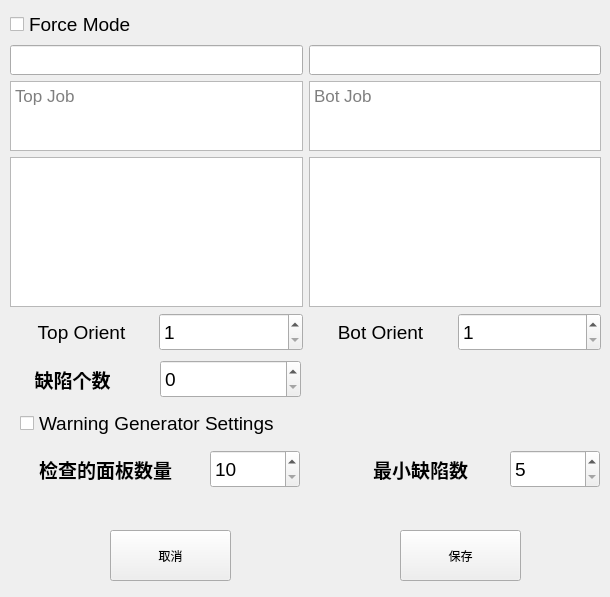
<?xml version="1.0" encoding="UTF-8"?>
<ui version="4.0">
 <class>settingWidget</class>
 <widget class="QWidget" name="settingWidget">
  <property name="geometry">
   <rect>
    <x>0</x>
    <y>0</y>
    <width>610</width>
    <height>597</height>
   </rect>
  </property>
  <property name="windowTitle">
   <string>Form</string>
  </property>
  <widget class="QPushButton" name="cancelBtn">
   <property name="geometry">
    <rect>
     <x>110</x>
     <y>530</y>
     <width>121</width>
     <height>51</height>
    </rect>
   </property>
   <property name="maximumSize">
    <size>
     <width>1677215</width>
     <height>16777215</height>
    </size>
   </property>
   <property name="text">
    <string>取消</string>
   </property>
  </widget>
  <widget class="QPushButton" name="saveBtn">
   <property name="geometry">
    <rect>
     <x>400</x>
     <y>530</y>
     <width>121</width>
     <height>51</height>
    </rect>
   </property>
   <property name="maximumSize">
    <size>
     <width>1677215</width>
     <height>16777215</height>
    </size>
   </property>
   <property name="text">
    <string>保存</string>
   </property>
  </widget>
  <widget class="QSpinBox" name="spinBox">
   <property name="geometry">
    <rect>
     <x>160</x>
     <y>360</y>
     <width>141</width>
     <height>38</height>
    </rect>
   </property>
   <property name="sizePolicy">
    <sizepolicy hsizetype="Minimum" vsizetype="Fixed">
     <horstretch>0</horstretch>
     <verstretch>0</verstretch>
    </sizepolicy>
   </property>
   <property name="minimumSize">
    <size>
     <width>0</width>
     <height>38</height>
    </size>
   </property>
   <property name="font">
    <font>
     <family>Arial</family>
     <pointsize>14</pointsize>
    </font>
   </property>
  </widget>
  <widget class="QLabel" name="label">
   <property name="geometry">
    <rect>
     <x>10</x>
     <y>360</y>
     <width>125</width>
     <height>38</height>
    </rect>
   </property>
   <property name="font">
    <font>
     <family>Arial</family>
     <pointsize>14</pointsize>
     <weight>75</weight>
     <bold>true</bold>
    </font>
   </property>
   <property name="text">
    <string>缺陷个数</string>
   </property>
   <property name="alignment">
    <set>Qt::AlignCenter</set>
   </property>
  </widget>
  <widget class="QWidget" name="layoutWidget">
   <property name="geometry">
    <rect>
     <x>10</x>
     <y>10</y>
     <width>591</width>
     <height>341</height>
    </rect>
   </property>
   <layout class="QGridLayout" name="gridLayout">
    <item row="3" column="2" colspan="2">
     <widget class="QTextEdit" name="bot_text">
      <property name="maximumSize">
       <size>
        <width>16777215</width>
        <height>80</height>
       </size>
      </property>
      <property name="font">
       <font>
        <family>Arial</family>
        <pointsize>13</pointsize>
       </font>
      </property>
      <property name="placeholderText">
       <string>Bot Job</string>
      </property>
     </widget>
    </item>
    <item row="5" column="0">
     <widget class="QLabel" name="label_2">
      <property name="font">
       <font>
        <family>Arial</family>
        <pointsize>14</pointsize>
       </font>
      </property>
      <property name="text">
       <string>Top Orient</string>
      </property>
      <property name="alignment">
       <set>Qt::AlignCenter</set>
      </property>
     </widget>
    </item>
    <item row="5" column="1">
     <widget class="QSpinBox" name="top_spin">
      <property name="minimumSize">
       <size>
        <width>0</width>
        <height>38</height>
       </size>
      </property>
      <property name="font">
       <font>
        <family>Arial</family>
        <pointsize>14</pointsize>
       </font>
      </property>
      <property name="minimum">
       <number>1</number>
      </property>
      <property name="maximum">
       <number>4</number>
      </property>
     </widget>
    </item>
    <item row="5" column="3">
     <widget class="QSpinBox" name="bot_spin">
      <property name="minimumSize">
       <size>
        <width>0</width>
        <height>38</height>
       </size>
      </property>
      <property name="font">
       <font>
        <family>Arial</family>
        <pointsize>14</pointsize>
       </font>
      </property>
      <property name="minimum">
       <number>1</number>
      </property>
      <property name="maximum">
       <number>4</number>
      </property>
     </widget>
    </item>
    <item row="2" column="0" colspan="2">
     <widget class="myLineEdit1" name="lineEdit">
      <property name="minimumSize">
       <size>
        <width>0</width>
        <height>30</height>
       </size>
      </property>
      <property name="font">
       <font>
        <family>Arial</family>
        <pointsize>13</pointsize>
       </font>
      </property>
     </widget>
    </item>
    <item row="2" column="2" colspan="2">
     <widget class="myLineEdit1" name="lineEdit_2">
      <property name="minimumSize">
       <size>
        <width>0</width>
        <height>30</height>
       </size>
      </property>
      <property name="font">
       <font>
        <family>Arial</family>
        <pointsize>13</pointsize>
       </font>
      </property>
     </widget>
    </item>
    <item row="1" column="0">
     <widget class="QCheckBox" name="checkBox">
      <property name="font">
       <font>
        <family>Arial</family>
        <pointsize>14</pointsize>
       </font>
      </property>
      <property name="text">
       <string>Force Mode</string>
      </property>
     </widget>
    </item>
    <item row="3" column="0" colspan="2">
     <widget class="QTextEdit" name="top_text">
      <property name="maximumSize">
       <size>
        <width>16777215</width>
        <height>80</height>
       </size>
      </property>
      <property name="font">
       <font>
        <family>Arial</family>
        <pointsize>13</pointsize>
       </font>
      </property>
      <property name="placeholderText">
       <string>Top Job</string>
      </property>
     </widget>
    </item>
    <item row="5" column="2">
     <widget class="QLabel" name="label_3">
      <property name="font">
       <font>
        <family>Arial</family>
        <pointsize>14</pointsize>
       </font>
      </property>
      <property name="text">
       <string>Bot Orient</string>
      </property>
      <property name="alignment">
       <set>Qt::AlignCenter</set>
      </property>
     </widget>
    </item>
    <item row="4" column="0" colspan="2">
     <widget class="QTableWidget" name="tableWidget">
      <property name="minimumSize">
       <size>
        <width>0</width>
        <height>150</height>
       </size>
      </property>
      <property name="maximumSize">
       <size>
        <width>16777215</width>
        <height>16777215</height>
       </size>
      </property>
      <property name="font">
       <font>
        <pointsize>11</pointsize>
       </font>
      </property>
     </widget>
    </item>
    <item row="4" column="2" colspan="2">
     <widget class="QTableWidget" name="tableWidget_2">
      <property name="minimumSize">
       <size>
        <width>0</width>
        <height>150</height>
       </size>
      </property>
      <property name="maximumSize">
       <size>
        <width>16777215</width>
        <height>16777215</height>
       </size>
      </property>
      <property name="font">
       <font>
        <pointsize>11</pointsize>
       </font>
      </property>
     </widget>
    </item>
   </layout>
  </widget>
  <widget class="QCheckBox" name="checkBox_2">
   <property name="geometry">
    <rect>
     <x>20</x>
     <y>410</y>
     <width>261</width>
     <height>26</height>
    </rect>
   </property>
   <property name="font">
    <font>
     <family>Arial</family>
     <pointsize>14</pointsize>
    </font>
   </property>
   <property name="text">
    <string>Warning Generator Settings</string>
   </property>
  </widget>
  <widget class="QLabel" name="label_4">
   <property name="geometry">
    <rect>
     <x>20</x>
     <y>450</y>
     <width>171</width>
     <height>38</height>
    </rect>
   </property>
   <property name="font">
    <font>
     <family>Arial</family>
     <pointsize>14</pointsize>
     <weight>75</weight>
     <bold>true</bold>
    </font>
   </property>
   <property name="text">
    <string>检查的面板数量</string>
   </property>
   <property name="alignment">
    <set>Qt::AlignCenter</set>
   </property>
  </widget>
  <widget class="QSpinBox" name="panel_spin">
   <property name="geometry">
    <rect>
     <x>210</x>
     <y>450</y>
     <width>90</width>
     <height>38</height>
    </rect>
   </property>
   <property name="sizePolicy">
    <sizepolicy hsizetype="Minimum" vsizetype="Fixed">
     <horstretch>0</horstretch>
     <verstretch>0</verstretch>
    </sizepolicy>
   </property>
   <property name="minimumSize">
    <size>
     <width>0</width>
     <height>38</height>
    </size>
   </property>
   <property name="font">
    <font>
     <family>Arial</family>
     <pointsize>14</pointsize>
    </font>
   </property>
   <property name="minimum">
    <number>10</number>
   </property>
   <property name="maximum">
    <number>200</number>
   </property>
  </widget>
  <widget class="QLabel" name="label_5">
   <property name="geometry">
    <rect>
     <x>340</x>
     <y>450</y>
     <width>161</width>
     <height>38</height>
    </rect>
   </property>
   <property name="font">
    <font>
     <family>Arial</family>
     <pointsize>14</pointsize>
     <weight>75</weight>
     <bold>true</bold>
    </font>
   </property>
   <property name="text">
    <string>最小缺陷数</string>
   </property>
   <property name="alignment">
    <set>Qt::AlignCenter</set>
   </property>
  </widget>
  <widget class="QSpinBox" name="defect_spin">
   <property name="geometry">
    <rect>
     <x>510</x>
     <y>450</y>
     <width>90</width>
     <height>38</height>
    </rect>
   </property>
   <property name="sizePolicy">
    <sizepolicy hsizetype="Minimum" vsizetype="Fixed">
     <horstretch>0</horstretch>
     <verstretch>0</verstretch>
    </sizepolicy>
   </property>
   <property name="minimumSize">
    <size>
     <width>0</width>
     <height>38</height>
    </size>
   </property>
   <property name="font">
    <font>
     <family>Arial</family>
     <pointsize>14</pointsize>
    </font>
   </property>
   <property name="minimum">
    <number>5</number>
   </property>
   <property name="maximum">
    <number>100</number>
   </property>
  </widget>
 </widget>
 <customwidgets>
  <customwidget>
   <class>myLineEdit1</class>
   <extends>QLineEdit</extends>
   <header location="global">mylineedit1.h</header>
  </customwidget>
 </customwidgets>
 <resources/>
 <connections/>
</ui>
